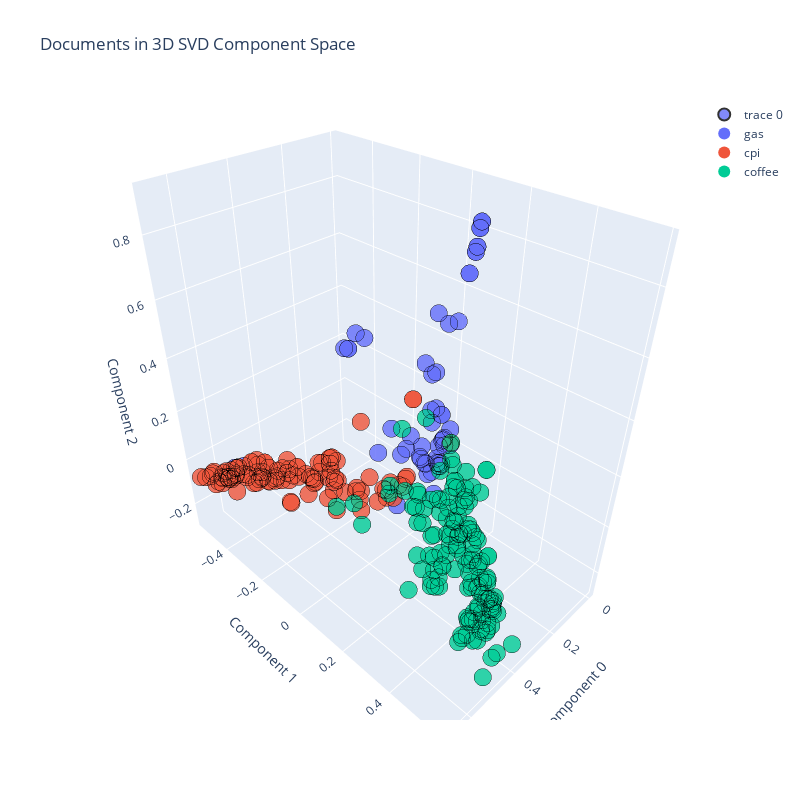

This figure's notebook cell:
### Code cell
import plotly.graph_objs as go
import pandas as pd

# Define a discrete color palette (e.g., Plotly's qualitative palette)
discrete_colors = ['#636EFA', '#EF553B', '#00CC96', '#AB63FA', '#FFA15A', '#19D3F3', '#FF6692', '#B6E880', '#FF97FF', '#FECB52']
unique_topics = list(dict.fromkeys(topics))  # preserve order
color_map = {topic: discrete_colors[i % len(discrete_colors)] for i, topic in enumerate(unique_topics)}
marker_colors = [color_map[t] for t in topics]

trace = go.Scatter3d(
    x=lsa_result[:, 0],
    y=lsa_result[:, 1],
    z=lsa_result[:, 2],
    mode='markers',
    marker=dict(
        size=6,
        color=marker_colors,
        opacity=0.8,
        line=dict(width=0.5, color='black')
    ),
    text=topics
)

# Create a custom legend
legend_traces = [
    go.Scatter3d(
        x=[None], y=[None], z=[None],
        mode='markers',
        marker=dict(size=8, color=color_map[topic]),
        name=topic
    ) for topic in unique_topics
]

layout = go.Layout(
    title='Documents in 3D SVD Component Space',
    scene=dict(
        xaxis_title='Component 0',
        yaxis_title='Component 1',
        zaxis_title='Component 2'
    ),
    legend=dict(itemsizing='constant'),
    width=800,
    height=800
)

fig_plotly = go.Figure(data=[trace] + legend_traces, layout=layout)
fig_plotly.show()

### Figure 1 — Plotly figure (JSON) as saved in the notebook; plotly's stock layout.template omitted (floating-point values rounded to 4 significant figures; data arrays with more than 128 entries replaced by an {"elided": "..."} marker saying what was removed)
{"data": [{"marker": {"color": {"elided": "316 str values"}, "line": {"color": "black", "width": 0.5}, "opacity": 0.8, "size": 6}, "mode": "markers", "text": {"elided": "316 str values"}, "type": "scatter3d", "x": {"elided": "316 float values"}, "y": {"elided": "316 float values"}, "z": {"elided": "316 float values"}}, {"marker": {"color": "#636EFA", "size": 8}, "mode": "markers", "name": "gas", "type": "scatter3d", "x": [null], "y": [null], "z": [null]}, {"marker": {"color": "#EF553B", "size": 8}, "mode": "markers", "name": "cpi", "type": "scatter3d", "x": [null], "y": [null], "z": [null]}, {"marker": {"color": "#00CC96", "size": 8}, "mode": "markers", "name": "coffee", "type": "scatter3d", "x": [null], "y": [null], "z": [null]}], "layout": {"height": 800, "legend": {"itemsizing": "constant"}, "scene": {"xaxis": {"title": {"text": "Component 0"}}, "yaxis": {"title": {"text": "Component 1"}}, "zaxis": {"title": {"text": "Component 2"}}}, "title": {"text": "Documents in 3D SVD Component Space"}, "width": 800}}
